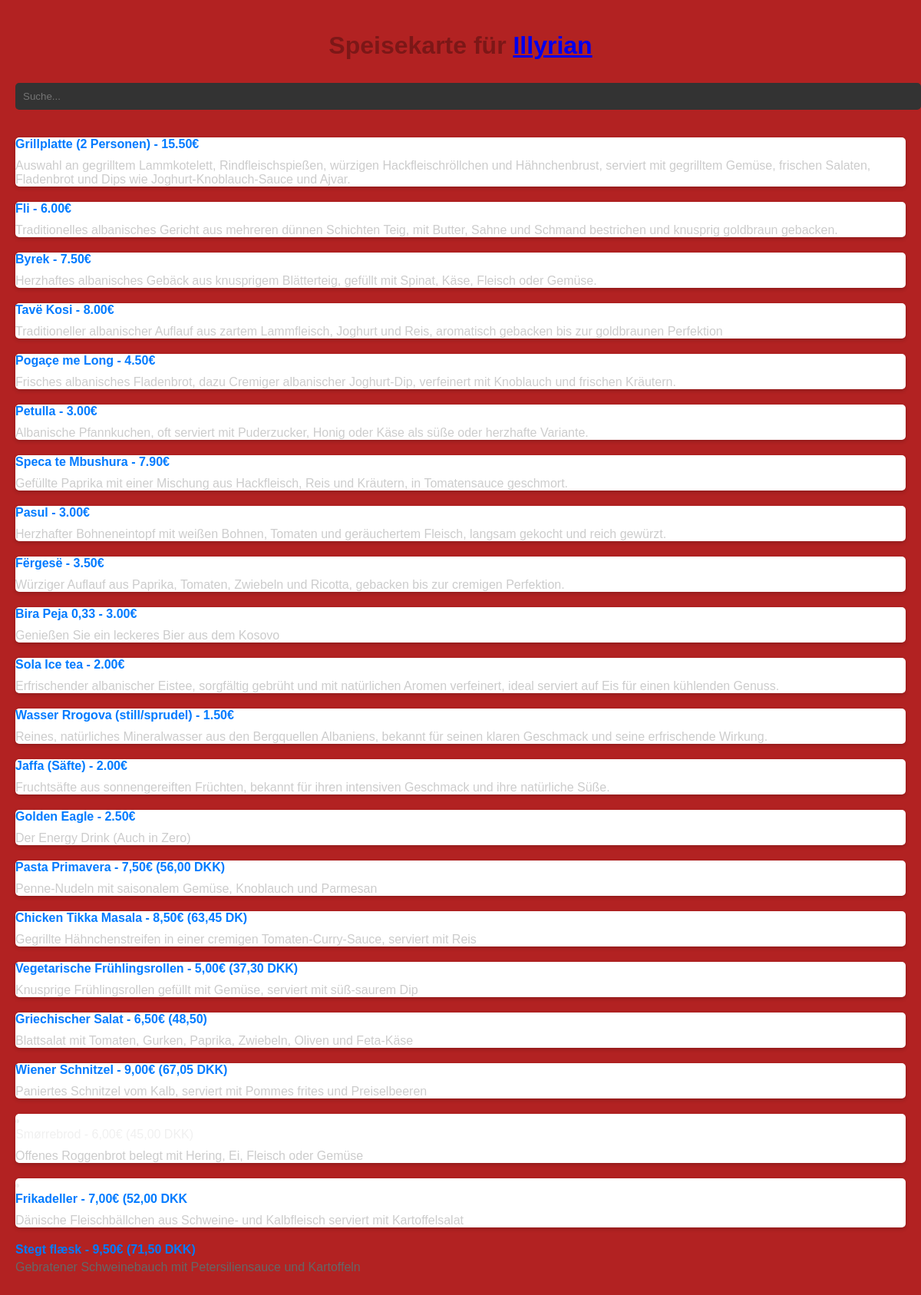
Screenshot of /restaurant/restaurant/3/menu/ with the database file from the repository.
### restaurant/models.py (models this page shows, shortened)
class Restaurant(models.Model):
    owner = models.ForeignKey(UserProfile, on_delete=models.CASCADE, related_name='owned_restaurants')
    name = models.CharField(max_length=100)
    location = models.CharField(max_length=100)
    cuisine = models.CharField(max_length=50, choices=Choices.PREFERENCE_CHOICES)
    description = models.TextField(blank=True)
    opening_hours = models.CharField(max_length=100)
    contact_info = models.CharField(max_length=100)
    capacity = models.IntegerField(default=0)

class Menu(models.Model):
    restaurant = models.ForeignKey(Restaurant, on_delete=models.CASCADE)
    name = models.CharField(max_length=100)
    price = models.DecimalField(max_digits=6, decimal_places=2)
    description = models.TextField(blank=True)

### restaurant/views.py (the view)
# urls.py: path('restaurant/<int:restaurant_id>/menu/', views.restaurant_menu, name='restaurant_menu'),
def restaurant_menu(request, restaurant_id):
    restaurant = get_object_or_404(Restaurant, pk=restaurant_id)
    menu_items = Menu.objects.filter(restaurant=restaurant)
    return render(request, 'restaurant/menu.html', {'restaurant': restaurant, 'menu_items': menu_items})

### restaurant/templates/restaurant/menu.html (shortened to what this page needs)
<!DOCTYPE html>
<html>
<head>
</head>
<body>
<!DOCTYPE <html>
    <html>
        <head>
        </head>
    </html>
</html>
    <h1>Speisekarte für <a href="{% url 'restaurant_detail' restaurant.id %}">{{ restaurant.name }}</a></h1>
    <input type="text" id="searchInput" onkeyup="filterMenu()" placeholder="Suche...">
    <ul>
        {% for item in menu_items %}
        <li>
            <div class="price">{{ item.name }} - {{ item.price }}€</div>
            <p>{{ item.description }}</p>
        </li>
        {% endfor %}
        <li>
            <div class="price">Pasta Primavera - 7,50€ (56,00 DKK)</div>
            <p>Penne-Nudeln mit saisonalem Gemüse, Knoblauch und Parmesan</p>
        </li>
        <li>
            <div class="price">Chicken Tikka Masala - 8,50€ (63,45 DK)</div>
            <p>Gegrillte Hähnchenstreifen in einer cremigen Tomaten-Curry-Sauce, serviert mit Reis</p>
        </li>
        <li>
            <div class="price">Vegetarische Frühlingsrollen - 5,00€ (37,30 DKK)</div>
            <p>Knusprige Frühlingsrollen gefüllt mit Gemüse, serviert mit süß-saurem Dip</p>
        </li>
        <li>
            <div class="price">Griechischer Salat - 6,50€ (48,50)</div>
            <p>Blattsalat mit Tomaten, Gurken, Paprika, Zwiebeln, Oliven und Feta-Käse</p>
        </li>
        <li>
            <div class="price">Wiener Schnitzel - 9,00€ (67,05 DKK)</div>
            <p>Paniertes Schnitzel vom Kalb, serviert mit Pommes frites und Preiselbeeren</p>
        </li>
    </ul>
        <li>
            <div class=""price">Smørrebrod - 6,00€ (45,00 DKK)</div>
            <p>Offenes Roggenbrot belegt mit Hering, Ei, Fleisch oder Gemüse</p>
        </li>
        <li>
            <div class="price">Frikadeller - 7,00€ (52,00 DKK</div>
            <p>Dänische Fleischbällchen aus Schweine- und Kalbfleisch serviert mit Kartoffelsalat</p>
            </li>
            <div class="price">Stegt flæsk - 9,50€ (71,50 DKK)</div>
            <p>Gebratener Schweinebauch mit Petersiliensauce und Kartoffeln</p>
</body>
</html>

### restaurant/templates/restaurant/menu.html (style rules this page uses)
body { font-family: Arial, sans-serif; margin: 0; padding: 20px; background-color: #1a1a1a; color: #f0f0f0; }
h1 { color: #ffffff; text-align: center; margin-bottom: 30px; }
input[type="text"] { width: 100%; padding: 10px; margin-bottom: 20px; background-color: #333333; color: #f0f0f0; border: none; border-radius: 5px; }
ul { list-style-type: none; padding: 0; }
li { background-color: #333333; padding: 20px; margin-bottom: 20px; border-radius: 5px; box-shadow: 0 2px 5px rgba(0, 0, 0, 0.2); }
li p { margin: 10px 0 0; color: #cccccc; }
.price { font-weight: bold; color: #00b8d4; }
body { font-family: Arial, sans-serif; background-color: firebrick; margin: 0; padding: 20px; }
h1 { color:rgba(0, 0, 0, 0.3); text-align: center; }
li { background-color: #ffffff; padding:0; }
.price { font-weight: bold; color: #007bff; margin-bottom: 5px; }
p { margin-top: 5px; color: #666; }

### rows the page displays
Restaurant: name "Illyrian"
Menu: name "Grillplatte (2 Personen)", price "15.50", description "Auswahl an gegrilltem Lammkotelett, Rindfleischspießen, würzigen Hackfleischröllchen und Hähnchenbrust, serviert mit gegrilltem Gemüse, frischen Salaten, Fladenbrot und Dips wie Joghurt-Knoblauch-Sauce und Ajvar."
Menu: name "Fli", price "6.00", description "Traditionelles albanisches Gericht aus mehreren dünnen Schichten Teig, mit Butter, Sahne und Schmand bestrichen und knusprig goldbraun gebacken."
Menu: name "Byrek", price "7.50", description "Herzhaftes albanisches Gebäck aus knusprigem Blätterteig, gefüllt mit Spinat, Käse, Fleisch oder Gemüse."
Menu: name "Tavë Kosi", price "8.00", description "Traditioneller albanischer Auflauf aus zartem Lammfleisch, Joghurt und Reis, aromatisch gebacken bis zur goldbraunen Perfektion"
Menu: name "Pogaçe me Long", price "4.50", description "Frisches albanisches Fladenbrot, dazu Cremiger albanischer Joghurt-Dip, verfeinert mit Knoblauch und frischen Kräutern."
Menu: name "Petulla", price "3.00", description "Albanische Pfannkuchen, oft serviert mit Puderzucker, Honig oder Käse als süße oder herzhafte Variante."
Menu: name "Speca te Mbushura", price "7.90", description "Gefüllte Paprika mit einer Mischung aus Hackfleisch, Reis und Kräutern, in Tomatensauce geschmort."
Menu: name "Pasul", price "3.00", description "Herzhafter Bohneneintopf mit weißen Bohnen, Tomaten und geräuchertem Fleisch, langsam gekocht und reich gewürzt."
Menu: name "Fërgesë", price "3.50", description "Würziger Auflauf aus Paprika, Tomaten, Zwiebeln und Ricotta, gebacken bis zur cremigen Perfektion."
Menu: name "Bira Peja 0,33", price "3.00", description "Genießen Sie ein leckeres Bier aus dem Kosovo"
Menu: name "Sola Ice tea", price "2.00", description "Erfrischender albanischer Eistee, sorgfältig gebrüht und mit natürlichen Aromen verfeinert, ideal serviert auf Eis für einen kühlenden Genuss."
Menu: name "Wasser Rrogova (still/sprudel)", price "1.50", description "Reines, natürliches Mineralwasser aus den Bergquellen Albaniens, bekannt für seinen klaren Geschmack und seine erfrischende Wirkung."
Menu: name "Jaffa (Säfte)", price "2.00", description "Fruchtsäfte aus sonnengereiften Früchten, bekannt für ihren intensiven Geschmack und ihre natürliche Süße."
Menu: name "Golden Eagle", price "2.50", description "Der Energy Drink (Auch in Zero)"
